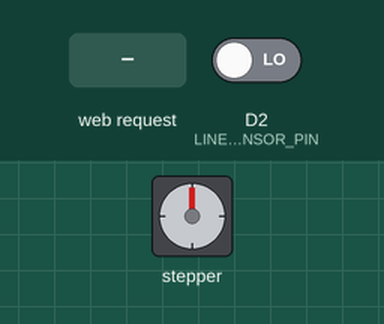
Recording of a sketch running on a simulated ESP8266 (NodeMCU). Parts: stepper motor. The inputs (shaded band) are chosen by the test bench; at power-on: D2 (LINE_SENSOR_PIN) LOW. Stepper angles assume 2048 steps per turn; what the sketch prints to the serial monitor is not drawn.

Above: at 0.15 s.
At 1.2 s:
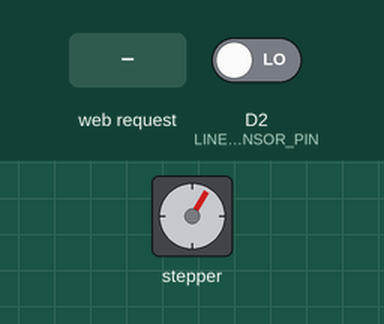
1.3 s: HTTP request GET /rotate?degree=120&ccw=120 received
At 3.19 s:
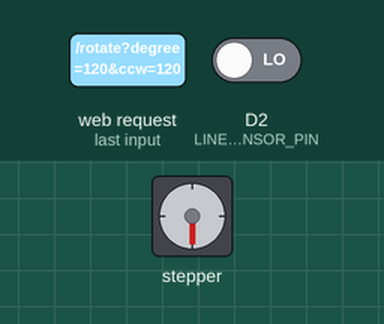
Timing chart, 0 to 14.3 s (numbered marks = the images above; inputs shaded):
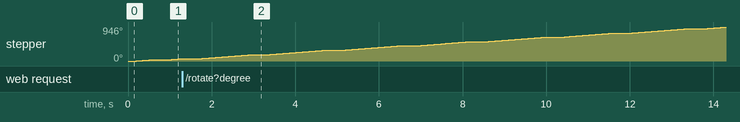

The sketch:

dongcobuoc_cambiendoline.ino
```cpp
// oke Đã check

#include <ESP8266WiFi.h>
#include <ESPAsyncTCP.h>
#include <ESPAsyncWebServer.h>
#include <Stepper.h>

// Network credentials
const char *SSID = "ESP8266-Nhom66";
const char *PSWD = "";

// Line Tracking Sensor
const int LINE_SENSOR_PIN = D2; // Digital pin for line sensor
int line_value;
char line_buf[8];

// Step Motor
#define STEPS 2048
#define IN1 D3
#define IN2 D4
#define IN3 D5
#define IN4 D6
Stepper stepper(STEPS, IN1, IN3, IN2, IN4);
const int step_speed = 15;
int step_num = STEPS / 12;
int step_delay = 200;
int step_dir = 1;

// Create AsyncWebServer object on port 80
AsyncWebServer server(80);

void setup() {
  Serial.begin(115200);

  // Line Tracking Sensor
  pinMode(LINE_SENSOR_PIN, INPUT);

  // Step motor
  stepper.setSpeed(step_speed);

  // WiFi softAP
  WiFi.softAP(SSID, PSWD);
  IPAddress myIP = WiFi.softAPIP();
  Serial.print("http://");
  Serial.print(myIP);
  Serial.println("/");

  // Web server routes
  server.on("/", HTTP_GET, [](AsyncWebServerRequest *request) {
    request->send(200, "text/html", R"rawliteral(
<!DOCTYPE html>
<html lang="en">
<head>
  <meta charset="UTF-8">
  <meta name="viewport" content="width=device-width, initial-scale=1.0">
  <title>ESP8266 Web Server</title>
  <style>
    html {
      font-family: Arial;
      display: inline-block;
      margin: 0px auto;
      text-align: center;
    }
    img.sensor {
      width: 32px;
    }
    h1 {
      color: #0F3376;
      padding: 2vh;
    }
    p {
      font-size: 1.5rem;
    }
    .button {
      display: inline-block;
      background-color: #008CBA;
      border: none;
      border-radius: 4px;
      color: white;
      padding: 16px 40px;
      font-size: 30px;
      margin: 2px;
      cursor: pointer;
    }
    .units {
      font-size: 1.2rem;
    }
    .sensor-labels {
      font-size: 1.5rem;
      vertical-align: middle;
      padding-bottom: 15px;
    }
  </style>
</head>
<body>
  <h1>ESP8266 Web Server</h1>
  <h1>Line Tracking Sensor</h1>
  <p>
    <span class="sensor-labels">Line Sensor State</span>
    <span id="line_value"></span>
  </p>
  <h1>Step Motor</h1>
  <form action="">
    <label for="rotate-degree">Degree</label>
    <select name="rotate-degree" id="rotate-degree">
      <option value="45" selected>45</option>
      <option value="90">90</option>
      <option value="135">135</option>
      <option value="180">180</option>
    </select>
    <input type="checkbox" name="CCW-checkbox" id="CCW-checkbox">
    <label for="CCW-checkbox">CCW</label>
    <input type="button" id="submit-btn" value="Rotate" class="button" onclick="rotateStepper()">
  </form>
  <script>
    setInterval(() => {
      fetch('/line_value')
        .then(response => response.text())
        .then(line_value => {
          document.getElementById("line_value").textContent = line_value;
        });
    }, 200);

    let options = document.querySelectorAll("select#rotate-degree option");
    let ccw_checkbox = document.getElementById("CCW-checkbox");
    function rotateStepper() {
      let n_options = options.length;
      for (let it = 0; it < n_options; it++) {
        if (options[it].selected) {
          if (ccw_checkbox.checked) {
            fetch("/rotate?degree=" + options[it].value + "&ccw=true");
          } else {
            fetch("/rotate?degree=" + options[it].value + "&ccw=false");
          }
          break;
        }
      }
    }
  </script>
</body>
</html>
    )rawliteral");
  });

  server.on("/line_value", HTTP_GET, [](AsyncWebServerRequest *request) {
    String state = digitalRead(LINE_SENSOR_PIN) == HIGH ? "1" : "0";
    request->send(200, "text/plain", state);
  });

  server.on("/rotate", HTTP_GET, [](AsyncWebServerRequest *request) {
    if (request->hasParam("degree") && request->hasParam("ccw")) {
      int degree = request->getParam("degree")->value().toInt();
      step_num = degree / 360.0 * STEPS;
      String ccw = request->getParam("ccw")->value();
      step_dir = (ccw == "true") ? -1 : 1;
      request->send(200, "text/plain", "Rotation successful");
    } else {
      request->send(400, "text/plain", "Missing degree or ccw parameter");
    }
  });

  server.begin();
}

void loop() {
  line_value = digitalRead(LINE_SENSOR_PIN);

  // Debug to Serial Monitor
  // Serial.print("Line Sensor State: ");
  // Serial.println(line_value);

  delay(200);
  stepper.step(step_num * step_dir);
  delay(step_delay);
}
```
